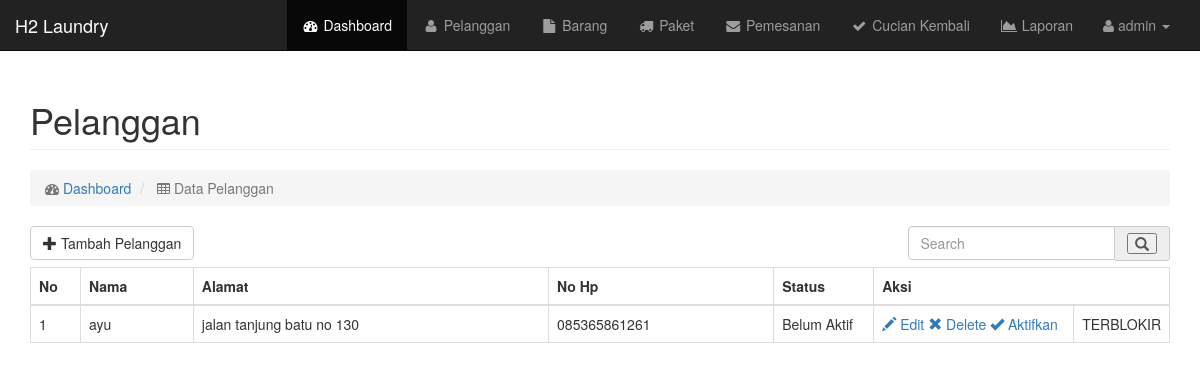
Before: /admin/pelanggan.php (signed in) with the older database file.
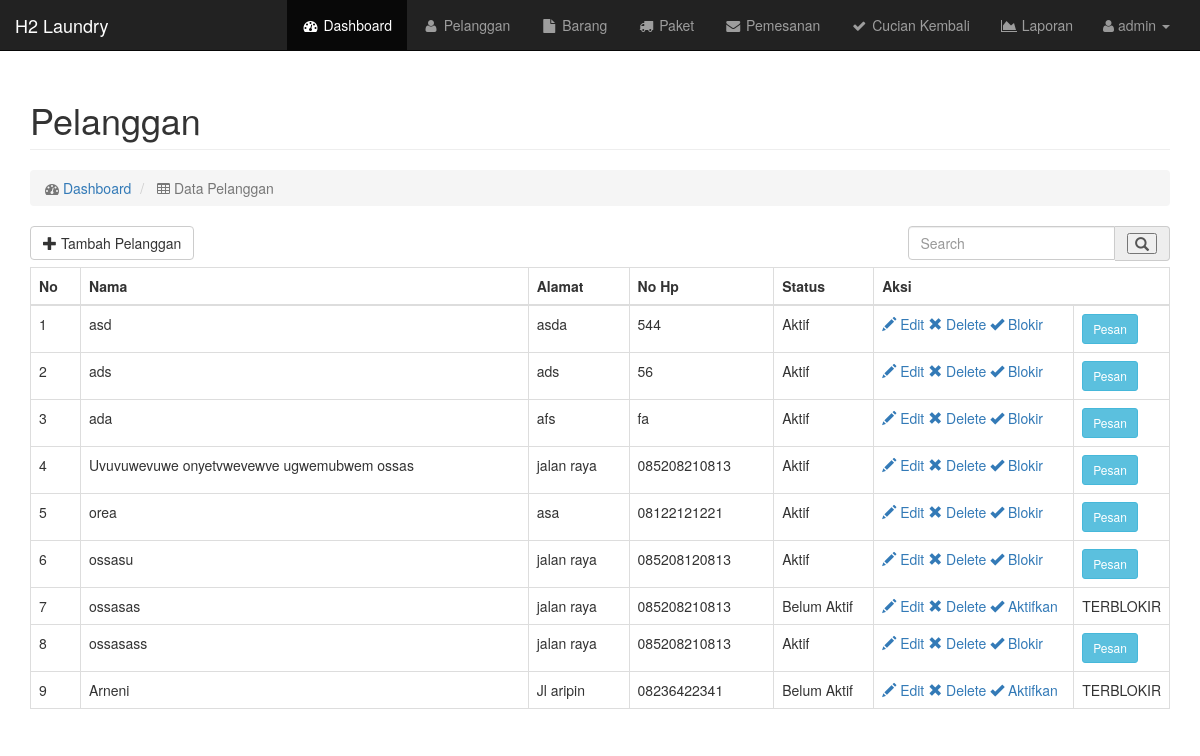
After: the same page with the newer database file.
### tables this page shows
CREATE TABLE `pelanggan` (
  `id_pelgn` int(11) NOT NULL,
  `username` varchar(50) NOT NULL,
  `pass_pelgn` varchar(50) NOT NULL,
  `nama_pelgn` varchar(50) NOT NULL,
  `no_hp_pelgn` varchar(12) NOT NULL,
  `almt_pelgn` varchar(50) NOT NULL,
  `status` int(1) NOT NULL
);

### admin/pelanggan.php (the view, shortened to what this page needs)
<?php
require_once "../config.php";
include "../template/header.php";
include "../template/menu.php";
 ?>
 <?php
$cari = isset($_REQUEST['cari']) ? $_REQUEST['cari'] : '';
if ($cari == ""){
  $sql = " select * from pelanggan";
}else {
  $sql = "select * from pelanggan where nama_pelgn like '%$cari%'";
}
$que = $conn->prepare($sql);
$que->execute();
$que->setFetchMode(PDO::FETCH_OBJ);
$stmt = $que->fetchAll();
  ?>
<div id="page-wrapper">
<div class="container">
  <div class="row">
      <div class="col-md-12">
          <h1 class="page-header">
              Pelanggan
          </h1>
          <ol class="breadcrumb">
              <li class="active">
                  <i class="fa fa-dashboard"></i>  <a href="index.php">Dashboard</a>
              </li>
              <li class="active">
                  <i class="fa fa-table"></i> Data Pelanggan
              </li>
          </ol>
      </div>
  </div>
  <div class="row">
      <div class="col-md-9">
        <a href="tambahpelanggan.php" class="btn btn-default btn-md " style="margin-bottom:7px">
        <span class="glyphicon glyphicon-plus" aria-hidden="true"></span> Tambah Pelanggan
        </a>
      </div>
      <div class="col-md-3">
        <form action="<?php $_SERVER['PHP_SELF'] ?>" method="get">
          <div class="input-group stylish-input-group">
            <input type="text" class="form-control" name="cari"  placeholder="Search" value="<?= $cari ?>" >
            <span class="input-group-addon">
                <button type="submit" >
                    <span class="glyphicon glyphicon-search"></span>
                </button>
            </span>
          </div>
        </form>
      </div>
  </div>
  <div class="row">
      <div class="col-lg-12">
          <div class="table-responsive">
              <table class="table table-bordered table-hover">
                  <thead>
                      <tr>
                          <th width="50">No</th>
                          <th>Nama</th>
                          <th>Alamat</th>
                          <th>No Hp</th>
                          <th width="100">Status</th>
                          <th width="200" colspan="2">Aksi</th>
                      </tr>
                  </thead>
                  <tbody>
                    <?php
                    $no = 0;
                    foreach ($stmt as $q)
                    {
                        $no++;
                        ?>
                      <tr>
                          <td><?= $no ?></td>
                          <td><?= $q->nama_pelgn ?></td>
                          <td><?= $q->almt_pelgn ?></td>
                          <td><?= $q->no_hp_pelgn ?></td>
                          <td><?= $q->status == 1 ? 'Aktif' : 'Belum Aktif'; ?></td>
                          <td width="200">
                            <a href="editPelanggan.php?id_pelgn=<?= $q->id_pelgn ?>" > <span class="glyphicon glyphicon-pencil" aria-hidden="true"></span> Edit </a>
                            <a href="proPelanggan.php?action=del&id=<?= $q->id_pelgn?> " > <span class="glyphicon glyphicon-remove" aria-hidden="true"></span> Delete </a>
                            <?php if($q->status == 0) { ?>
                            <a href="proPelanggan.php?aktif=1&id=<?= $q->id_pelgn?> " > <span class="glyphicon glyphicon-ok" aria-hidden="true"></span> Aktifkan </a>
                        <?php }else{ ?>
                          <a href="proPelanggan.php?aktif=0&id=<?= $q->id_pelgn?> " > <span class="glyphicon glyphicon-ok" aria-hidden="true"></span> Blokir </a>
                      <?php  } ?>
                          </td>
                          <td width="75">
                            <?php if($q->status == 1 ) { ?>
                            <a href="tambahPemesanan.php?id=<?= $q->id_pelgn?>" class="btn btn-info btn-sm">Pesan</a>
                            <?php }else{
                              echo "TERBLOKIR";
                            } ?>
                          </td>
                      </tr>
                      <?php }?>
                  </tbody>
              </table>
          </div>
      </div>
  </div>
</div>
</div>
<?php include "../template/footer.php"; ?>

### template/header.php (shortened to what this page needs)
<!DOCTYPE html>
<html lang="en">
<head>
    <link href="../css/bootstrap.min.css" rel="stylesheet">
    <link href="../css/sb-admin.css" rel="stylesheet">
    <link href="../css/plugins/morris.css" rel="stylesheet">
    <link href="../font-awesome/css/font-awesome.min.css" rel="stylesheet" type="text/css">
</head>
<body>

### template/menu.php (shortened to what this page needs)
<nav class="navbar navbar-inverse navbar-fixed-top" role="navigation">
    <div class="navbar-header">
        <a class="navbar-brand" href="index.html">H2 Laundry</a>
    </div>
    <ul class="nav navbar-right top-nav collapse navbar-collapse navbar-ex1-collapse">
        <ul class="nav navbar-nav ">
            <li class="active">
                <a href="index.php"><i class="fa fa-fw fa-dashboard"></i> Dashboard</a>
            </li>
            <li>
                <a href="pelanggan.php"><i class="fa fa-fw fa-user"></i> Pelanggan</a>
            </li>
            <li>
                <a href="barang.php"><i class="fa fa-fw fa-file"></i> Barang</a>
            </li>
            <li>
                <a href="paket.php"><i class="fa fa-fw fa-truck"></i> Paket</a>
            </li>
            <li>
                <a href="pemesanan.php"><i class="fa fa-fw fa-envelope"></i> Pemesanan</a>
            </li>
            <li>
                <a href="pengembalian.php"><i class="fa fa-fw fa-check"></i> Cucian Kembali</a>
            </li>
            <li>
                <a href="laporan.php"><i class="fa fa-fw fa-area-chart"></i> Laporan</a>
            </li>
        </ul>
        <li class="dropdown navgo">
            <a href="#" class="dropdown-toggle" data-toggle="dropdown"><i class="fa fa-user"></i> <?php echo $_SESSION['username']; ?> <b class="caret"></b></a>
        </li>
    </ul>
</nav>

### template/footer.php (shortened to what this page needs)
</body>
</html>

### css/sb-admin.css (style rules this page uses)
body { margin-top: 100px; background-color: #222; }
@media (min-width:768px) { body { margin-top: 50px; } }
#page-wrapper { width: 100%; padding: 0; background-color: #fff; }
@media (min-width:768px) { #page-wrapper { padding: 10px; } }
.top-nav { padding: 0 15px; }
.top-nav>li { display: inline-block; float: left; }
.top-nav>li>a { padding-top: 15px; padding-bottom: 15px; line-height: 20px; color: #999; }

### template/menu.php (style rules this page uses)
.navgo { margin-right: 30px; }

### admin/pelanggan.php (style rules this page uses)
.container { min-height: 800px; }

Changed rows visible on the page:
removed pelanggan: nama_pelgn "ayu", almt_pelgn "jalan tanjung batu no 130", no_hp_pelgn "085365861261", status "Belum Aktif"
added pelanggan: nama_pelgn "asd", almt_pelgn "asda", no_hp_pelgn "544", status "Aktif"
added pelanggan: nama_pelgn "ads", almt_pelgn "ads", no_hp_pelgn "56", status "Aktif"
added pelanggan: nama_pelgn "ada", almt_pelgn "afs", no_hp_pelgn "fa", status "Aktif"
added pelanggan: nama_pelgn "Uvuvuwevuwe onyetvwevewve ugwemubwem ossas", almt_pelgn "jalan raya", no_hp_pelgn "085208210813", status "Aktif"
added pelanggan: nama_pelgn "orea", almt_pelgn "asa", no_hp_pelgn "08122121221", status "Aktif"
added pelanggan: nama_pelgn "ossasu", almt_pelgn "jalan raya", no_hp_pelgn "085208120813", status "Aktif"
added pelanggan: nama_pelgn "ossasas", almt_pelgn "jalan raya", no_hp_pelgn "085208210813", status "Belum Aktif"
added pelanggan: nama_pelgn "ossasass", almt_pelgn "jalan raya", no_hp_pelgn "085208210813", status "Aktif"
added pelanggan: nama_pelgn "Arneni", almt_pelgn "Jl aripin", no_hp_pelgn "08236422341", status "Belum Aktif"
